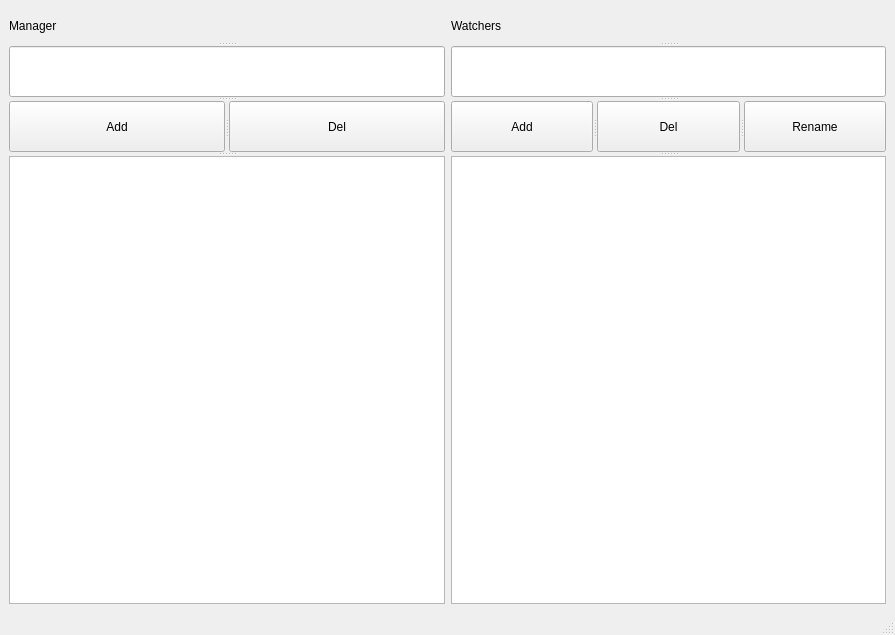
<?xml version="1.0" encoding="UTF-8"?>
<ui version="4.0">
 <class>MainWindow</class>
 <widget class="QMainWindow" name="MainWindow">
  <property name="geometry">
   <rect>
    <x>0</x>
    <y>0</y>
    <width>895</width>
    <height>635</height>
   </rect>
  </property>
  <property name="windowTitle">
   <string>MainWindow</string>
  </property>
  <widget class="QWidget" name="centralwidget">
   <layout class="QHBoxLayout" name="horizontalLayout_3">
    <item>
     <widget class="QSplitter" name="splitter_3">
      <property name="orientation">
       <enum>Qt::Vertical</enum>
      </property>
      <widget class="QLabel" name="managerLabel">
       <property name="text">
        <string>Manager</string>
       </property>
      </widget>
      <widget class="QLineEdit" name="managerLineEdit"/>
      <widget class="QSplitter" name="splitter">
       <property name="orientation">
        <enum>Qt::Horizontal</enum>
       </property>
       <widget class="QPushButton" name="menagerAdd">
        <property name="text">
         <string>Add</string>
        </property>
       </widget>
       <widget class="QPushButton" name="managerDel">
        <property name="text">
         <string>Del</string>
        </property>
       </widget>
      </widget>
      <widget class="QListWidget" name="managerListWidget"/>
     </widget>
    </item>
    <item>
     <widget class="QSplitter" name="splitter_4">
      <property name="orientation">
       <enum>Qt::Vertical</enum>
      </property>
      <widget class="QLabel" name="watcherLabel">
       <property name="text">
        <string>Watchers</string>
       </property>
      </widget>
      <widget class="QLineEdit" name="watcherLineEdit"/>
      <widget class="QSplitter" name="splitter_7">
       <property name="orientation">
        <enum>Qt::Horizontal</enum>
       </property>
       <widget class="QPushButton" name="watcherAdd">
        <property name="text">
         <string>Add</string>
        </property>
       </widget>
       <widget class="QPushButton" name="watcherDel">
        <property name="text">
         <string>Del</string>
        </property>
       </widget>
       <widget class="QPushButton" name="watcherRename">
        <property name="text">
         <string>Rename</string>
        </property>
       </widget>
      </widget>
      <widget class="QListWidget" name="watcherListWidget"/>
     </widget>
    </item>
   </layout>
  </widget>
  <widget class="QMenuBar" name="menubar">
   <property name="geometry">
    <rect>
     <x>0</x>
     <y>0</y>
     <width>895</width>
     <height>21</height>
    </rect>
   </property>
  </widget>
  <widget class="QStatusBar" name="statusbar"/>
 </widget>
 <resources/>
 <connections/>
</ui>
